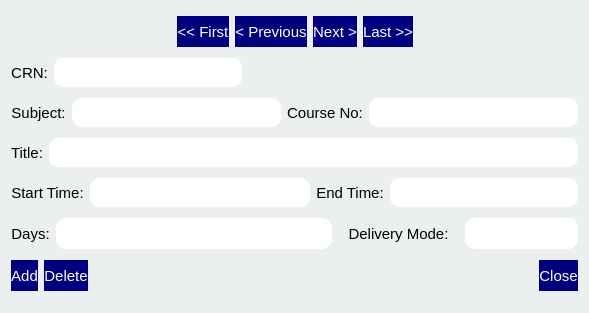
<?xml version="1.0" encoding="UTF-8"?>
<ui version="4.0">
 <class>classFormDialog</class>
 <widget class="QDialog" name="classFormDialog">
  <property name="geometry">
   <rect>
    <x>0</x>
    <y>0</y>
    <width>589</width>
    <height>313</height>
   </rect>
  </property>
  <property name="windowTitle">
   <string>Dialog</string>
  </property>
  <property name="styleSheet">
   <string notr="true">QDialog {background-color: rgb(235, 239, 240);}
QPushButton {background-color: rgb(0, 0, 127); color: white; border-width: 2 px; border-radius: 10 px; }
QLabel {color: black;}
QLineEdit {background-color: white; color: black; border-width: 2 px; border-radius: 10px;}</string>
  </property>
  <layout class="QVBoxLayout" name="verticalLayout">
   <item>
    <layout class="QHBoxLayout" name="horizontalLayout">
     <item>
      <spacer name="horizontalSpacer_5">
       <property name="orientation">
        <enum>Qt::Horizontal</enum>
       </property>
       <property name="sizeType">
        <enum>QSizePolicy::MinimumExpanding</enum>
       </property>
       <property name="sizeHint" stdset="0">
        <size>
         <width>40</width>
         <height>20</height>
        </size>
       </property>
      </spacer>
     </item>
     <item>
      <widget class="QPushButton" name="firstButton">
       <property name="sizePolicy">
        <sizepolicy hsizetype="Fixed" vsizetype="Fixed">
         <horstretch>0</horstretch>
         <verstretch>0</verstretch>
        </sizepolicy>
       </property>
       <property name="minimumSize">
        <size>
         <width>0</width>
         <height>31</height>
        </size>
       </property>
       <property name="font">
        <font>
         <family>Arial</family>
         <pointsize>11</pointsize>
        </font>
       </property>
       <property name="text">
        <string>&lt;&lt; First</string>
       </property>
       <property name="autoDefault">
        <bool>false</bool>
       </property>
       <property name="default">
        <bool>false</bool>
       </property>
      </widget>
     </item>
     <item>
      <widget class="QPushButton" name="previousButton">
       <property name="sizePolicy">
        <sizepolicy hsizetype="Fixed" vsizetype="Fixed">
         <horstretch>0</horstretch>
         <verstretch>0</verstretch>
        </sizepolicy>
       </property>
       <property name="minimumSize">
        <size>
         <width>0</width>
         <height>31</height>
        </size>
       </property>
       <property name="font">
        <font>
         <family>Arial</family>
         <pointsize>11</pointsize>
        </font>
       </property>
       <property name="text">
        <string>&lt; Previous</string>
       </property>
       <property name="autoDefault">
        <bool>false</bool>
       </property>
       <property name="default">
        <bool>false</bool>
       </property>
      </widget>
     </item>
     <item>
      <widget class="QPushButton" name="nextButton">
       <property name="sizePolicy">
        <sizepolicy hsizetype="Fixed" vsizetype="Fixed">
         <horstretch>0</horstretch>
         <verstretch>0</verstretch>
        </sizepolicy>
       </property>
       <property name="minimumSize">
        <size>
         <width>0</width>
         <height>31</height>
        </size>
       </property>
       <property name="font">
        <font>
         <family>Arial</family>
         <pointsize>11</pointsize>
        </font>
       </property>
       <property name="text">
        <string>Next &gt;</string>
       </property>
       <property name="autoDefault">
        <bool>false</bool>
       </property>
       <property name="default">
        <bool>false</bool>
       </property>
      </widget>
     </item>
     <item>
      <widget class="QPushButton" name="lastButton">
       <property name="sizePolicy">
        <sizepolicy hsizetype="Fixed" vsizetype="Fixed">
         <horstretch>0</horstretch>
         <verstretch>0</verstretch>
        </sizepolicy>
       </property>
       <property name="minimumSize">
        <size>
         <width>0</width>
         <height>31</height>
        </size>
       </property>
       <property name="font">
        <font>
         <family>Arial</family>
         <pointsize>11</pointsize>
        </font>
       </property>
       <property name="text">
        <string>Last &gt;&gt;</string>
       </property>
       <property name="autoDefault">
        <bool>false</bool>
       </property>
       <property name="default">
        <bool>false</bool>
       </property>
      </widget>
     </item>
     <item>
      <spacer name="horizontalSpacer_6">
       <property name="orientation">
        <enum>Qt::Horizontal</enum>
       </property>
       <property name="sizeType">
        <enum>QSizePolicy::MinimumExpanding</enum>
       </property>
       <property name="sizeHint" stdset="0">
        <size>
         <width>40</width>
         <height>20</height>
        </size>
       </property>
      </spacer>
     </item>
    </layout>
   </item>
   <item>
    <layout class="QHBoxLayout" name="horizontalLayout_2">
     <item>
      <widget class="QLabel" name="crnLabel">
       <property name="maximumSize">
        <size>
         <width>44</width>
         <height>29</height>
        </size>
       </property>
       <property name="font">
        <font>
         <family>Arial</family>
         <pointsize>11</pointsize>
        </font>
       </property>
       <property name="text">
        <string>CRN:</string>
       </property>
       <property name="alignment">
        <set>Qt::AlignCenter</set>
       </property>
       <property name="buddy">
        <cstring>crnLineEdit</cstring>
       </property>
      </widget>
     </item>
     <item>
      <widget class="QLineEdit" name="crnLineEdit">
       <property name="sizePolicy">
        <sizepolicy hsizetype="Fixed" vsizetype="Fixed">
         <horstretch>0</horstretch>
         <verstretch>0</verstretch>
        </sizepolicy>
       </property>
       <property name="minimumSize">
        <size>
         <width>188</width>
         <height>29</height>
        </size>
       </property>
       <property name="font">
        <font>
         <family>Arial</family>
         <pointsize>11</pointsize>
        </font>
       </property>
       <property name="alignment">
        <set>Qt::AlignCenter</set>
       </property>
       <property name="readOnly">
        <bool>true</bool>
       </property>
       <property name="placeholderText">
        <string/>
       </property>
      </widget>
     </item>
     <item>
      <spacer name="horizontalSpacer_4">
       <property name="font">
        <font>
         <family>Arial</family>
         <pointsize>11</pointsize>
        </font>
       </property>
       <property name="orientation">
        <enum>Qt::Horizontal</enum>
       </property>
       <property name="sizeType">
        <enum>QSizePolicy::MinimumExpanding</enum>
       </property>
       <property name="sizeHint" stdset="0">
        <size>
         <width>40</width>
         <height>20</height>
        </size>
       </property>
      </spacer>
     </item>
    </layout>
   </item>
   <item>
    <layout class="QHBoxLayout" name="horizontalLayout_4">
     <item>
      <widget class="QLabel" name="subjLabel">
       <property name="maximumSize">
        <size>
         <width>87</width>
         <height>21</height>
        </size>
       </property>
       <property name="font">
        <font>
         <family>Arial</family>
         <pointsize>11</pointsize>
        </font>
       </property>
       <property name="text">
        <string>Subject:</string>
       </property>
       <property name="alignment">
        <set>Qt::AlignCenter</set>
       </property>
       <property name="buddy">
        <cstring>subjLineEdit</cstring>
       </property>
      </widget>
     </item>
     <item>
      <widget class="QLineEdit" name="subjLineEdit">
       <property name="sizePolicy">
        <sizepolicy hsizetype="Expanding" vsizetype="Fixed">
         <horstretch>0</horstretch>
         <verstretch>0</verstretch>
        </sizepolicy>
       </property>
       <property name="minimumSize">
        <size>
         <width>188</width>
         <height>29</height>
        </size>
       </property>
       <property name="font">
        <font>
         <family>Arial</family>
         <pointsize>11</pointsize>
        </font>
       </property>
       <property name="alignment">
        <set>Qt::AlignCenter</set>
       </property>
       <property name="readOnly">
        <bool>false</bool>
       </property>
       <property name="placeholderText">
        <string/>
       </property>
      </widget>
     </item>
     <item>
      <widget class="QLabel" name="crseNoLabel">
       <property name="maximumSize">
        <size>
         <width>91</width>
         <height>21</height>
        </size>
       </property>
       <property name="font">
        <font>
         <family>Arial</family>
         <pointsize>11</pointsize>
        </font>
       </property>
       <property name="text">
        <string>Course No:</string>
       </property>
       <property name="alignment">
        <set>Qt::AlignCenter</set>
       </property>
       <property name="buddy">
        <cstring>crseNoLineEdit</cstring>
       </property>
      </widget>
     </item>
     <item>
      <widget class="QLineEdit" name="crseNoLineEdit">
       <property name="sizePolicy">
        <sizepolicy hsizetype="Expanding" vsizetype="Fixed">
         <horstretch>0</horstretch>
         <verstretch>0</verstretch>
        </sizepolicy>
       </property>
       <property name="minimumSize">
        <size>
         <width>151</width>
         <height>29</height>
        </size>
       </property>
       <property name="font">
        <font>
         <family>Arial</family>
         <pointsize>11</pointsize>
        </font>
       </property>
       <property name="alignment">
        <set>Qt::AlignCenter</set>
       </property>
       <property name="readOnly">
        <bool>false</bool>
       </property>
       <property name="placeholderText">
        <string/>
       </property>
      </widget>
     </item>
    </layout>
   </item>
   <item>
    <layout class="QHBoxLayout" name="horizontalLayout_3">
     <item>
      <widget class="QLabel" name="titleLabel">
       <property name="maximumSize">
        <size>
         <width>46</width>
         <height>29</height>
        </size>
       </property>
       <property name="font">
        <font>
         <family>Arial</family>
         <pointsize>11</pointsize>
        </font>
       </property>
       <property name="text">
        <string>Title:</string>
       </property>
       <property name="alignment">
        <set>Qt::AlignCenter</set>
       </property>
       <property name="buddy">
        <cstring>titleLineEdit</cstring>
       </property>
      </widget>
     </item>
     <item>
      <widget class="QLineEdit" name="titleLineEdit">
       <property name="sizePolicy">
        <sizepolicy hsizetype="Expanding" vsizetype="Fixed">
         <horstretch>0</horstretch>
         <verstretch>0</verstretch>
        </sizepolicy>
       </property>
       <property name="minimumSize">
        <size>
         <width>371</width>
         <height>29</height>
        </size>
       </property>
       <property name="font">
        <font>
         <family>Arial</family>
         <pointsize>11</pointsize>
        </font>
       </property>
       <property name="alignment">
        <set>Qt::AlignCenter</set>
       </property>
       <property name="placeholderText">
        <string/>
       </property>
      </widget>
     </item>
    </layout>
   </item>
   <item>
    <layout class="QHBoxLayout" name="horizontalLayout_5">
     <item>
      <widget class="QLabel" name="startTimeLabel">
       <property name="maximumSize">
        <size>
         <width>121</width>
         <height>21</height>
        </size>
       </property>
       <property name="font">
        <font>
         <family>Arial</family>
         <pointsize>11</pointsize>
        </font>
       </property>
       <property name="text">
        <string>Start Time:</string>
       </property>
       <property name="alignment">
        <set>Qt::AlignCenter</set>
       </property>
       <property name="buddy">
        <cstring>startTimeLineEdit</cstring>
       </property>
      </widget>
     </item>
     <item>
      <widget class="QLineEdit" name="startTimeLineEdit">
       <property name="sizePolicy">
        <sizepolicy hsizetype="Expanding" vsizetype="Fixed">
         <horstretch>0</horstretch>
         <verstretch>0</verstretch>
        </sizepolicy>
       </property>
       <property name="minimumSize">
        <size>
         <width>151</width>
         <height>29</height>
        </size>
       </property>
       <property name="font">
        <font>
         <family>Arial</family>
         <pointsize>11</pointsize>
        </font>
       </property>
       <property name="alignment">
        <set>Qt::AlignCenter</set>
       </property>
       <property name="placeholderText">
        <string/>
       </property>
      </widget>
     </item>
     <item>
      <widget class="QLabel" name="endTimeLabel">
       <property name="maximumSize">
        <size>
         <width>131</width>
         <height>29</height>
        </size>
       </property>
       <property name="font">
        <font>
         <family>Arial</family>
         <pointsize>11</pointsize>
        </font>
       </property>
       <property name="text">
        <string>End Time:</string>
       </property>
       <property name="alignment">
        <set>Qt::AlignCenter</set>
       </property>
       <property name="buddy">
        <cstring>endTimeLineEdit</cstring>
       </property>
      </widget>
     </item>
     <item>
      <widget class="QLineEdit" name="endTimeLineEdit">
       <property name="sizePolicy">
        <sizepolicy hsizetype="Expanding" vsizetype="Fixed">
         <horstretch>0</horstretch>
         <verstretch>0</verstretch>
        </sizepolicy>
       </property>
       <property name="minimumSize">
        <size>
         <width>151</width>
         <height>29</height>
        </size>
       </property>
       <property name="maximumSize">
        <size>
         <width>188</width>
         <height>29</height>
        </size>
       </property>
       <property name="font">
        <font>
         <family>Arial</family>
         <pointsize>11</pointsize>
        </font>
       </property>
       <property name="alignment">
        <set>Qt::AlignCenter</set>
       </property>
       <property name="placeholderText">
        <string/>
       </property>
      </widget>
     </item>
    </layout>
   </item>
   <item>
    <layout class="QHBoxLayout" name="horizontalLayout_6">
     <item>
      <widget class="QLabel" name="daysLabel">
       <property name="maximumSize">
        <size>
         <width>46</width>
         <height>29</height>
        </size>
       </property>
       <property name="font">
        <font>
         <family>Arial</family>
         <pointsize>11</pointsize>
        </font>
       </property>
       <property name="text">
        <string>Days:</string>
       </property>
       <property name="alignment">
        <set>Qt::AlignCenter</set>
       </property>
       <property name="buddy">
        <cstring>titleLineEdit</cstring>
       </property>
      </widget>
     </item>
     <item>
      <widget class="QLineEdit" name="daysLineEdit">
       <property name="minimumSize">
        <size>
         <width>113</width>
         <height>31</height>
        </size>
       </property>
       <property name="font">
        <font>
         <family>Arial</family>
         <pointsize>11</pointsize>
        </font>
       </property>
       <property name="alignment">
        <set>Qt::AlignCenter</set>
       </property>
      </widget>
     </item>
     <item>
      <widget class="QLabel" name="deliveryModeLabel">
       <property name="minimumSize">
        <size>
         <width>121</width>
         <height>21</height>
        </size>
       </property>
       <property name="maximumSize">
        <size>
         <width>121</width>
         <height>31</height>
        </size>
       </property>
       <property name="font">
        <font>
         <family>Arial</family>
         <pointsize>11</pointsize>
        </font>
       </property>
       <property name="text">
        <string>Delivery Mode:</string>
       </property>
       <property name="alignment">
        <set>Qt::AlignCenter</set>
       </property>
       <property name="buddy">
        <cstring>deliveryModeLineEdit</cstring>
       </property>
      </widget>
     </item>
     <item>
      <widget class="QLineEdit" name="deliveryModeLineEdit">
       <property name="minimumSize">
        <size>
         <width>113</width>
         <height>31</height>
        </size>
       </property>
       <property name="maximumSize">
        <size>
         <width>113</width>
         <height>31</height>
        </size>
       </property>
       <property name="font">
        <font>
         <family>Arial</family>
         <pointsize>11</pointsize>
        </font>
       </property>
       <property name="alignment">
        <set>Qt::AlignCenter</set>
       </property>
      </widget>
     </item>
    </layout>
   </item>
   <item>
    <layout class="QHBoxLayout" name="horizontalLayout_7">
     <item>
      <widget class="QPushButton" name="addButton">
       <property name="sizePolicy">
        <sizepolicy hsizetype="Fixed" vsizetype="Fixed">
         <horstretch>0</horstretch>
         <verstretch>0</verstretch>
        </sizepolicy>
       </property>
       <property name="minimumSize">
        <size>
         <width>0</width>
         <height>31</height>
        </size>
       </property>
       <property name="font">
        <font>
         <family>Arial</family>
         <pointsize>11</pointsize>
        </font>
       </property>
       <property name="text">
        <string>Add</string>
       </property>
       <property name="autoDefault">
        <bool>false</bool>
       </property>
       <property name="default">
        <bool>false</bool>
       </property>
      </widget>
     </item>
     <item>
      <widget class="QPushButton" name="deleteButton">
       <property name="sizePolicy">
        <sizepolicy hsizetype="Fixed" vsizetype="Fixed">
         <horstretch>0</horstretch>
         <verstretch>0</verstretch>
        </sizepolicy>
       </property>
       <property name="minimumSize">
        <size>
         <width>0</width>
         <height>31</height>
        </size>
       </property>
       <property name="font">
        <font>
         <family>Arial</family>
         <pointsize>11</pointsize>
        </font>
       </property>
       <property name="text">
        <string>Delete</string>
       </property>
       <property name="autoDefault">
        <bool>false</bool>
       </property>
       <property name="default">
        <bool>false</bool>
       </property>
      </widget>
     </item>
     <item>
      <spacer name="horizontalSpacer">
       <property name="orientation">
        <enum>Qt::Horizontal</enum>
       </property>
       <property name="sizeType">
        <enum>QSizePolicy::MinimumExpanding</enum>
       </property>
       <property name="sizeHint" stdset="0">
        <size>
         <width>40</width>
         <height>20</height>
        </size>
       </property>
      </spacer>
     </item>
     <item>
      <widget class="QPushButton" name="closeButton">
       <property name="sizePolicy">
        <sizepolicy hsizetype="Fixed" vsizetype="Fixed">
         <horstretch>0</horstretch>
         <verstretch>0</verstretch>
        </sizepolicy>
       </property>
       <property name="minimumSize">
        <size>
         <width>0</width>
         <height>31</height>
        </size>
       </property>
       <property name="font">
        <font>
         <family>Arial</family>
         <pointsize>11</pointsize>
        </font>
       </property>
       <property name="text">
        <string>Close</string>
       </property>
       <property name="autoDefault">
        <bool>false</bool>
       </property>
       <property name="default">
        <bool>true</bool>
       </property>
      </widget>
     </item>
    </layout>
   </item>
  </layout>
 </widget>
 <resources/>
 <connections/>
</ui>
